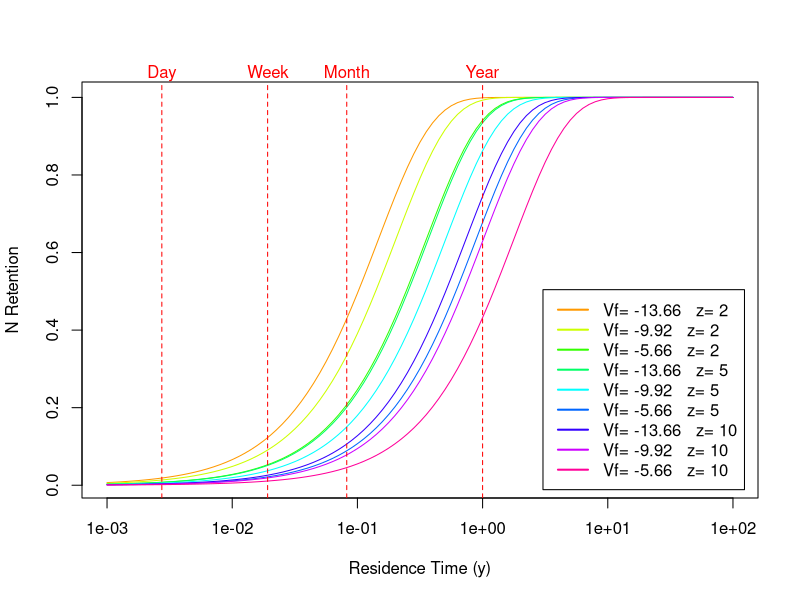

This figure's R source:
#########################
# N retention model
# From Verburg et al 2013
# Equation originally from Harrison et al 2009
# Rn=1-exp((-9.92tau)/z)
# Rn = proportion of N retained
# tau = residence time (years)
# z = mean depth (m)
# Vf = settling velocity (m year-1)

# Set parameter estimates
z = c(2, 5,10)
Vf = c(-13.66, -9.92, -5.66) 

# plot curve
pdf("N_retention.pdf")
par(cex=1)

table<-as.data.frame(matrix(ncol=2, nrow=length(Vf)*length(z)) )
names(table)<-c("Vf", "z")

colors<-rainbow(n=nrow(table), start = 0.1, end = 0.9)


for (i in 1:(length(z))){
  for (j in 1:(length(Vf))){
    Vf1 = Vf[j]
    z1 = z[i]
    row<-j+length(z)*(i-1)
    
    table[row,1]<- Vf1
    table[row,2]<- z1
    
    if (i ==1 & j==1){
    curve(1-(exp((Vf1*x)/z1)), .001, 100, log = "x", ylab="N Retention", xlab = "Residence Time (y)", col = colors[row])
    } else {
    curve(1-(exp((Vf1*x)/z1)), .001, 100, log = "x", ylab="N Retention", xlab = "Residence Time (y)", col = colors[row], add=T)
    }

  }
}

legend("bottomright", inset=0.02, lty = 1,lwd = 2,legend = paste("Vf=" ,table[,1], "  z=",  table[,2]), col = colors)

#add vertical lines to denote day, month, year, etc
# day
abline(v=1/365, col="red", lty=2)
mtext("Day", side=3, outer=FALSE, at = 1/365, col="red", cex=1)
# week
abline(v=7/365, col="red", lty=2)
mtext("Week", side=3, outer=FALSE, at = 7/365, col="red",cex=1)
# month
abline(v=30/365, col="red", lty=2)
mtext("Month", side=3, outer=FALSE, at = 30/365, col="red",cex=1)
# year
abline(v=1, col = "red", lty = 2)
mtext("Year", side=3, outer=FALSE, at = 1, col="red",cex=1)
dev.off()
